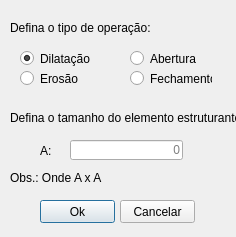
<?xml version="1.0" encoding="UTF-8"?>
<ui version="4.0">
 <class>Dialog</class>
 <widget class="QDialog" name="Dialog">
  <property name="geometry">
   <rect>
    <x>0</x>
    <y>0</y>
    <width>236</width>
    <height>237</height>
   </rect>
  </property>
  <property name="windowTitle">
   <string>Dialog</string>
  </property>
  <widget class="QLineEdit" name="lineEdit">
   <property name="geometry">
    <rect>
     <x>70</x>
     <y>140</y>
     <width>113</width>
     <height>20</height>
    </rect>
   </property>
   <property name="mouseTracking">
    <bool>false</bool>
   </property>
   <property name="alignment">
    <set>Qt::AlignRight|Qt::AlignTrailing|Qt::AlignVCenter</set>
   </property>
   <property name="placeholderText">
    <string>0</string>
   </property>
  </widget>
  <widget class="QLabel" name="label">
   <property name="geometry">
    <rect>
     <x>10</x>
     <y>110</y>
     <width>231</width>
     <height>16</height>
    </rect>
   </property>
   <property name="text">
    <string>Defina o tamanho do elemento estruturante:</string>
   </property>
  </widget>
  <widget class="QLabel" name="label_2">
   <property name="geometry">
    <rect>
     <x>40</x>
     <y>140</y>
     <width>41</width>
     <height>21</height>
    </rect>
   </property>
   <property name="text">
    <string>A:</string>
   </property>
  </widget>
  <widget class="QPushButton" name="pushButton">
   <property name="geometry">
    <rect>
     <x>40</x>
     <y>200</y>
     <width>75</width>
     <height>23</height>
    </rect>
   </property>
   <property name="text">
    <string>Ok</string>
   </property>
  </widget>
  <widget class="QLabel" name="label_3">
   <property name="geometry">
    <rect>
     <x>10</x>
     <y>170</y>
     <width>101</width>
     <height>16</height>
    </rect>
   </property>
   <property name="text">
    <string>Obs.: Onde A x A</string>
   </property>
  </widget>
  <widget class="QPushButton" name="pushButton_2">
   <property name="geometry">
    <rect>
     <x>120</x>
     <y>200</y>
     <width>75</width>
     <height>23</height>
    </rect>
   </property>
   <property name="text">
    <string>Cancelar</string>
   </property>
  </widget>
  <widget class="QLabel" name="label_4">
   <property name="geometry">
    <rect>
     <x>10</x>
     <y>20</y>
     <width>181</width>
     <height>16</height>
    </rect>
   </property>
   <property name="text">
    <string>Defina o tipo de operação:</string>
   </property>
  </widget>
  <widget class="QRadioButton" name="radioButton">
   <property name="geometry">
    <rect>
     <x>20</x>
     <y>50</y>
     <width>82</width>
     <height>17</height>
    </rect>
   </property>
   <property name="text">
    <string>Dilatação</string>
   </property>
   <property name="checked">
    <bool>true</bool>
   </property>
  </widget>
  <widget class="QRadioButton" name="radioButton_2">
   <property name="geometry">
    <rect>
     <x>20</x>
     <y>70</y>
     <width>82</width>
     <height>17</height>
    </rect>
   </property>
   <property name="text">
    <string>Erosão</string>
   </property>
  </widget>
  <widget class="QRadioButton" name="radioButton_3">
   <property name="geometry">
    <rect>
     <x>130</x>
     <y>50</y>
     <width>82</width>
     <height>17</height>
    </rect>
   </property>
   <property name="text">
    <string>Abertura</string>
   </property>
  </widget>
  <widget class="QRadioButton" name="radioButton_4">
   <property name="geometry">
    <rect>
     <x>130</x>
     <y>70</y>
     <width>82</width>
     <height>17</height>
    </rect>
   </property>
   <property name="text">
    <string>Fechamento</string>
   </property>
  </widget>
 </widget>
 <resources/>
 <connections/>
</ui>
